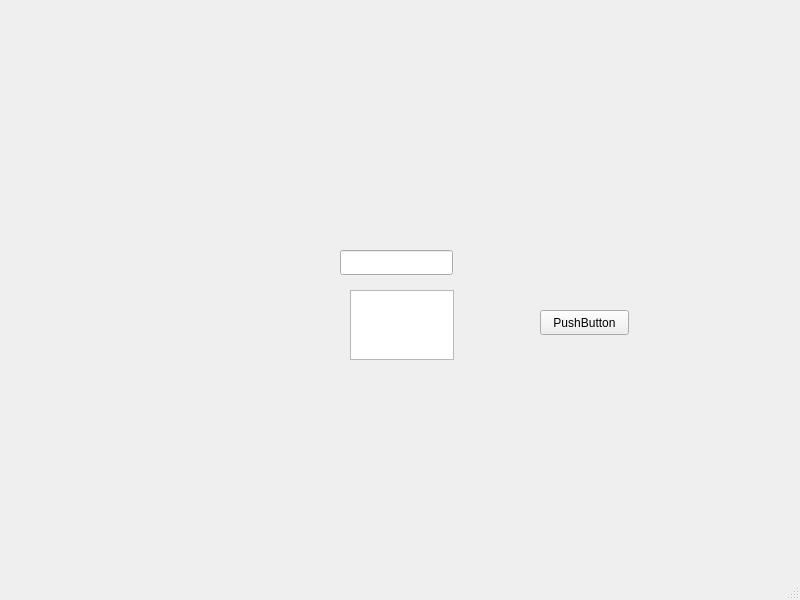
<?xml version="1.0" encoding="UTF-8"?>
<ui version="4.0">
 <class>MainWindow</class>
 <widget class="QMainWindow" name="MainWindow">
  <property name="geometry">
   <rect>
    <x>0</x>
    <y>0</y>
    <width>800</width>
    <height>600</height>
   </rect>
  </property>
  <property name="windowTitle">
   <string>MainWindow</string>
  </property>
  <widget class="QWidget" name="centralwidget">
   <widget class="QLineEdit" name="lineEdit">
    <property name="geometry">
     <rect>
      <x>340</x>
      <y>250</y>
      <width>113</width>
      <height>25</height>
     </rect>
    </property>
   </widget>
   <widget class="QTextEdit" name="textEdit">
    <property name="geometry">
     <rect>
      <x>350</x>
      <y>290</y>
      <width>104</width>
      <height>70</height>
     </rect>
    </property>
   </widget>
   <widget class="QPushButton" name="pushButton">
    <property name="geometry">
     <rect>
      <x>540</x>
      <y>310</y>
      <width>89</width>
      <height>25</height>
     </rect>
    </property>
    <property name="text">
     <string>PushButton</string>
    </property>
   </widget>
  </widget>
  <widget class="QMenuBar" name="menubar">
   <property name="geometry">
    <rect>
     <x>0</x>
     <y>0</y>
     <width>800</width>
     <height>22</height>
    </rect>
   </property>
  </widget>
  <widget class="QStatusBar" name="statusbar"/>
 </widget>
 <resources/>
 <connections/>
</ui>
